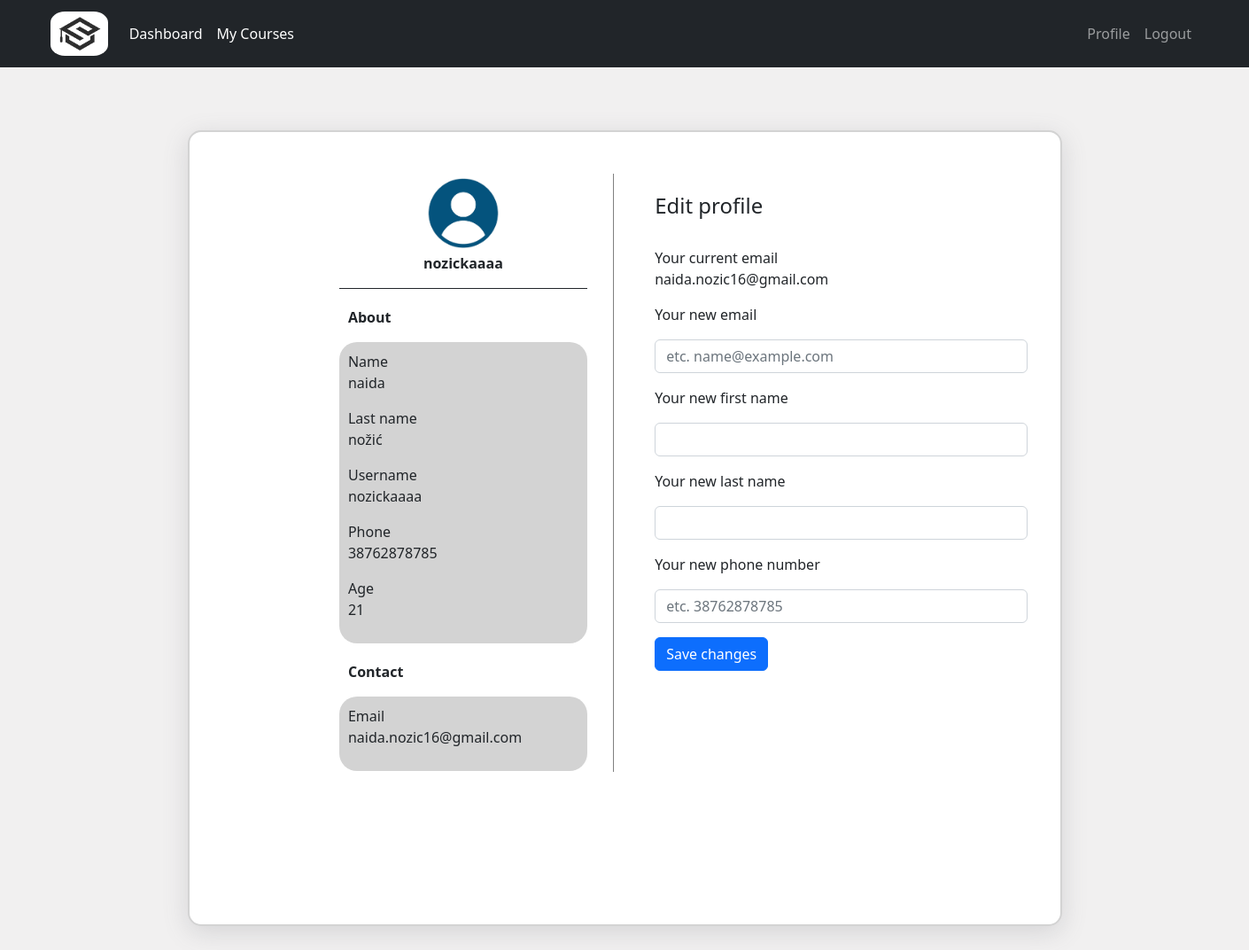
Page /courses/profile/18 (signed in) on the earlier database version.
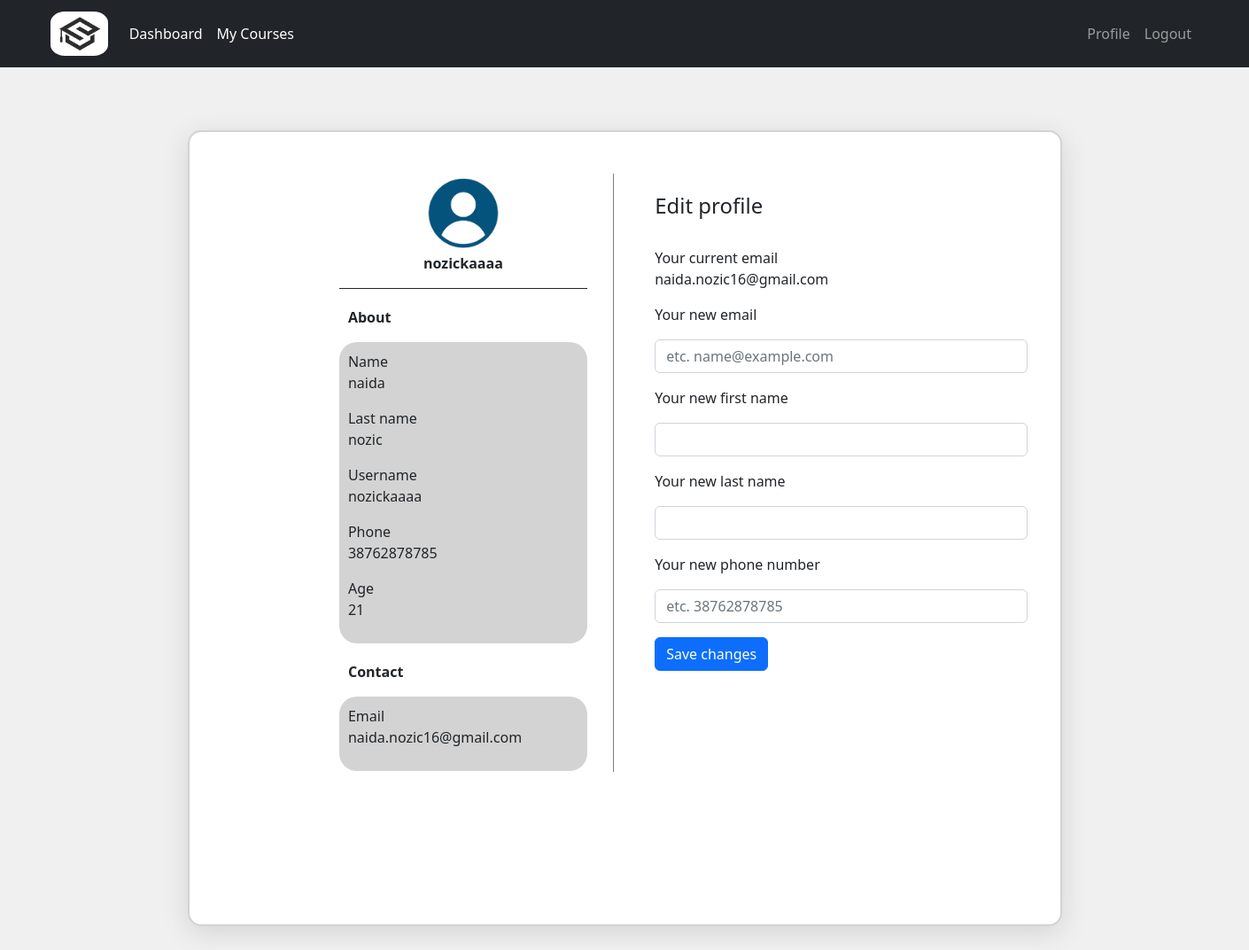
Same page on the later database version.
### courses/models.py (models this page shows)
class NewUser(AbstractUser):
    is_student = models.BooleanField(default=False)
    is_tutor = models.BooleanField(default=False)

### courses/views.py (the view, shortened to what this page needs)
# urls.py: path('profile/<int:pk>',views.profile,name='profile'),
@login_required
def profile(request,pk):
   user_form = UserUpdateForm()
   return render(request,'courses/profile.html',{'user_form':user_form})

### courses/forms.py
class UserUpdateForm(forms.ModelForm):
    first_name = forms.CharField(required=False, label='First name:', widget=forms.TextInput(attrs={'class':'form-control'}))
    last_name = forms.CharField(required=False, label='Last name:', widget=forms.TextInput(attrs={'class':'form-control'}))
    email = forms.EmailField(required=False, label='Email:', widget=forms.EmailInput(attrs={"placeholder": "etc. name@example.com",
                                                                            "class":"form-control"}))
    phone = forms.CharField(label='Phone number:', widget=forms.NumberInput(
                                                   attrs={"placeholder": "etc. 38762878785","class":"form-control"}))
    class Meta():
        model = NewUser
        fields = ['first_name','last_name','email']

### courses/templatetags/tag.py (called while the page is built)
@register.simple_tag
def getStudent(user):
    student = get_object_or_404(Student,user=user)
    return student

### templates/courses/profile.html (shortened to what this page needs)
{% extends 'courses/dashboard.html' %}
{% block content_courses %}
{% load static %}
<div class="row no-gutters" style="background-color: white; border-radius: 15px; padding: 25px; border: 2px solid lightgray;
                                   box-shadow: rgba(100, 100, 111, 0.2) 0px 7px 29px 0px; width:70%; margin-top: 5%;
                                   margin-bottom: 5%; margin-left: auto; margin-right: auto;">
    <div class="col no-gutters">
        <div id="leftside">
            <div style="margin-top:5%; margin-left: 30%; width: 280px;">
                <div class="horizontalCenter" style="width: 100%;">
                    <img src="{% static 'img/user.png' %}" style="width: 120px;" alt="user">
                </div>
                <p class="horizontalCenter" style="font-weight: bold; margin-bottom: 5px;">{{ user.username }}</p>
                <hr style="background-color: lightgray; opacity: 1;">
            </div>
            <div style="margin-left: 30%; width: 280px; margin-top: 20px;">
                <p style="font-weight: bold; margin-left: 10px;">About</p>
                <div style="background-color: lightgray; border-radius: 20px; height: fit-content;">
                    <div style="padding: 10px;">
                        <p><span>Name</span>
                            <br><span style="font-weight: lighter;">{{ user.first_name }}</span></p>
                        <p><span>Last name</span>
                            <br><span style="font-weight: lighter;">{{ user.last_name }}</span></p>
                        <p><span>Username</span>
                            <br><span style="font-weight: lighter;">{{ user.username }}</span></p>
                        {% load tag %}
                        {% if user.is_student %}
                           {% getStudent user as student %}
                            <p><span>Phone</span>
                                <br><span style="font-weight: lighter;">{{ student.phone }}</span></p>
                            <p><span>Age</span>
                                <br><span style="font-weight: lighter;">{{ student.age }}</span></p>
                        {% else %}
                            {% getTutor user as tutor %}
                                <p><span>Phone</span>
                                    <br><span style="font-weight: lighter;">{{ tutor.phone }}</span></p>
                        {% endif %}
                    </div>
                </div>
                <p style="font-weight: bold; margin-left: 10px; margin-top: 20px;">Contact</p>
                <div style="background-color: lightgray; border-radius: 20px; height: fit-content;">
                    <div style="padding: 10px;">
                        <p><span>Email</span>
                            <br><span style="font-weight: lighter;">{{ user.email }}</span></p>
                    </div>
                </div>
            </div>
        </div>
    </div>
    <div class="col no-gutters">
        <div id="rightside">
            <div style="margin-top:10%; margin-left: 5%;">
                <h4>Edit profile</h4>
                <br>
                <p><span>Your current email</span>
                    <br><span style="font-weight: lighter;">{{ user.email }}</span></p>
                <form action="{% url 'profile' pk=user.pk %}" method="POST">
                    <p><label>Your new email</label><br></p>
                    <p>{{ user_form.email }}</p>
                    <p><label>Your new first name</label></p>
                    <p>{{ user_form.first_name }}</p>
                    <p><label>Your new last name</label></p>
                    <p>{{ user_form.last_name }}</p>
                    <p><label>Your new phone number</label></p>
                    <p>{{ user_form.phone }}</p>
                    <button type="submit" class="btn btn-primary" name="update_user_button">Save changes</button>
                </form>
            </div>
        </div>
    </div>
</div>
{% endblock %}

Differences in the rows shown:
changed NewUser "nozickaaaa": last_name "nožić" → "nozic"
